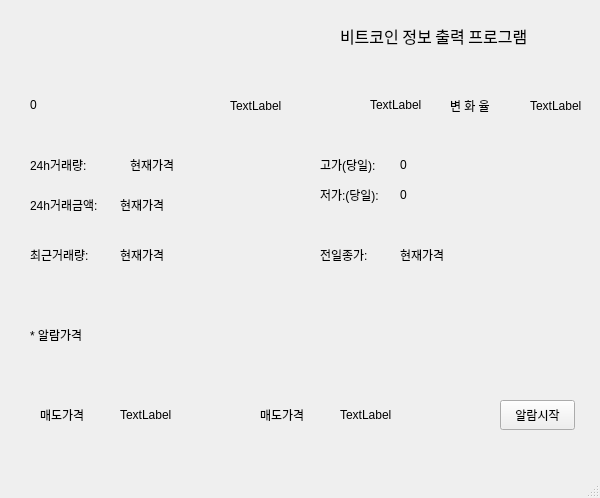
<?xml version="1.0" encoding="UTF-8"?>
<ui version="4.0">
 <class>MainWindow</class>
 <widget class="QMainWindow" name="MainWindow">
  <property name="geometry">
   <rect>
    <x>0</x>
    <y>0</y>
    <width>600</width>
    <height>498</height>
   </rect>
  </property>
  <property name="windowTitle">
   <string>MainWindow</string>
  </property>
  <widget class="QWidget" name="centralwidget">
   <widget class="QLabel" name="label">
    <property name="geometry">
     <rect>
      <x>340</x>
      <y>20</y>
      <width>241</width>
      <height>31</height>
     </rect>
    </property>
    <property name="font">
     <font>
      <family>휴먼엑스포</family>
      <pointsize>12</pointsize>
     </font>
    </property>
    <property name="text">
     <string>비트코인 정보 출력 프로그램</string>
    </property>
   </widget>
   <widget class="QLabel" name="trade_price">
    <property name="geometry">
     <rect>
      <x>30</x>
      <y>80</y>
      <width>130</width>
      <height>50</height>
     </rect>
    </property>
    <property name="text">
     <string>0</string>
    </property>
   </widget>
   <widget class="QLabel" name="high_price">
    <property name="geometry">
     <rect>
      <x>400</x>
      <y>150</y>
      <width>180</width>
      <height>30</height>
     </rect>
    </property>
    <property name="text">
     <string>0</string>
    </property>
   </widget>
   <widget class="QLabel" name="label_6">
    <property name="geometry">
     <rect>
      <x>320</x>
      <y>150</y>
      <width>70</width>
      <height>30</height>
     </rect>
    </property>
    <property name="text">
     <string>고가(당일):</string>
    </property>
   </widget>
   <widget class="QLabel" name="low_price">
    <property name="geometry">
     <rect>
      <x>400</x>
      <y>180</y>
      <width>180</width>
      <height>30</height>
     </rect>
    </property>
    <property name="text">
     <string>0</string>
    </property>
   </widget>
   <widget class="QLabel" name="label_9">
    <property name="geometry">
     <rect>
      <x>320</x>
      <y>180</y>
      <width>70</width>
      <height>30</height>
     </rect>
    </property>
    <property name="text">
     <string>저가:(당일):</string>
    </property>
   </widget>
   <widget class="QLabel" name="prev_closing_price">
    <property name="geometry">
     <rect>
      <x>400</x>
      <y>240</y>
      <width>180</width>
      <height>30</height>
     </rect>
    </property>
    <property name="text">
     <string>현재가격</string>
    </property>
   </widget>
   <widget class="QLabel" name="closing_price">
    <property name="geometry">
     <rect>
      <x>320</x>
      <y>240</y>
      <width>70</width>
      <height>30</height>
     </rect>
    </property>
    <property name="text">
     <string>전일종가:</string>
    </property>
   </widget>
   <widget class="QLabel" name="label_15">
    <property name="geometry">
     <rect>
      <x>30</x>
      <y>240</y>
      <width>70</width>
      <height>30</height>
     </rect>
    </property>
    <property name="text">
     <string>최근거래량:</string>
    </property>
   </widget>
   <widget class="QLabel" name="trade_volume">
    <property name="geometry">
     <rect>
      <x>120</x>
      <y>240</y>
      <width>130</width>
      <height>30</height>
     </rect>
    </property>
    <property name="text">
     <string>현재가격</string>
    </property>
   </widget>
   <widget class="QLabel" name="label_18">
    <property name="geometry">
     <rect>
      <x>30</x>
      <y>150</y>
      <width>70</width>
      <height>30</height>
     </rect>
    </property>
    <property name="text">
     <string>24h거래량:</string>
    </property>
   </widget>
   <widget class="QLabel" name="acc_trade_volume_24h">
    <property name="geometry">
     <rect>
      <x>130</x>
      <y>150</y>
      <width>180</width>
      <height>30</height>
     </rect>
    </property>
    <property name="text">
     <string>현재가격</string>
    </property>
   </widget>
   <widget class="QLabel" name="acc_trade_price_24h">
    <property name="geometry">
     <rect>
      <x>120</x>
      <y>190</y>
      <width>130</width>
      <height>30</height>
     </rect>
    </property>
    <property name="text">
     <string>현재가격</string>
    </property>
   </widget>
   <widget class="QLabel" name="label_21">
    <property name="geometry">
     <rect>
      <x>30</x>
      <y>190</y>
      <width>70</width>
      <height>30</height>
     </rect>
    </property>
    <property name="text">
     <string>24h거래금액:</string>
    </property>
   </widget>
   <widget class="QLabel" name="signed_change_rate">
    <property name="geometry">
     <rect>
      <x>450</x>
      <y>90</y>
      <width>101</width>
      <height>31</height>
     </rect>
    </property>
    <property name="text">
     <string>변 화 율</string>
    </property>
   </widget>
   <widget class="QLabel" name="label_2">
    <property name="geometry">
     <rect>
      <x>370</x>
      <y>80</y>
      <width>60</width>
      <height>50</height>
     </rect>
    </property>
    <property name="text">
     <string>TextLabel</string>
    </property>
   </widget>
   <widget class="QLabel" name="label_3">
    <property name="geometry">
     <rect>
      <x>230</x>
      <y>100</y>
      <width>56</width>
      <height>12</height>
     </rect>
    </property>
    <property name="text">
     <string>TextLabel</string>
    </property>
   </widget>
   <widget class="QLabel" name="label_4">
    <property name="geometry">
     <rect>
      <x>530</x>
      <y>100</y>
      <width>56</width>
      <height>12</height>
     </rect>
    </property>
    <property name="text">
     <string>TextLabel</string>
    </property>
   </widget>
   <widget class="QLabel" name="label_5">
    <property name="geometry">
     <rect>
      <x>30</x>
      <y>320</y>
      <width>70</width>
      <height>30</height>
     </rect>
    </property>
    <property name="text">
     <string>* 알람가격</string>
    </property>
   </widget>
   <widget class="QLabel" name="label_7">
    <property name="geometry">
     <rect>
      <x>40</x>
      <y>400</y>
      <width>60</width>
      <height>30</height>
     </rect>
    </property>
    <property name="text">
     <string>매도가격</string>
    </property>
   </widget>
   <widget class="QLabel" name="label_8">
    <property name="geometry">
     <rect>
      <x>120</x>
      <y>400</y>
      <width>130</width>
      <height>30</height>
     </rect>
    </property>
    <property name="text">
     <string>TextLabel</string>
    </property>
   </widget>
   <widget class="QLabel" name="label_10">
    <property name="geometry">
     <rect>
      <x>260</x>
      <y>400</y>
      <width>60</width>
      <height>30</height>
     </rect>
    </property>
    <property name="text">
     <string>매도가격</string>
    </property>
   </widget>
   <widget class="QLabel" name="label_11">
    <property name="geometry">
     <rect>
      <x>340</x>
      <y>400</y>
      <width>130</width>
      <height>30</height>
     </rect>
    </property>
    <property name="text">
     <string>TextLabel</string>
    </property>
   </widget>
   <widget class="QPushButton" name="pushButton">
    <property name="geometry">
     <rect>
      <x>500</x>
      <y>400</y>
      <width>75</width>
      <height>30</height>
     </rect>
    </property>
    <property name="text">
     <string>알람시작</string>
    </property>
   </widget>
  </widget>
  <widget class="QMenuBar" name="menubar">
   <property name="geometry">
    <rect>
     <x>0</x>
     <y>0</y>
     <width>600</width>
     <height>21</height>
    </rect>
   </property>
  </widget>
  <widget class="QStatusBar" name="statusbar"/>
 </widget>
 <resources/>
 <connections/>
</ui>
